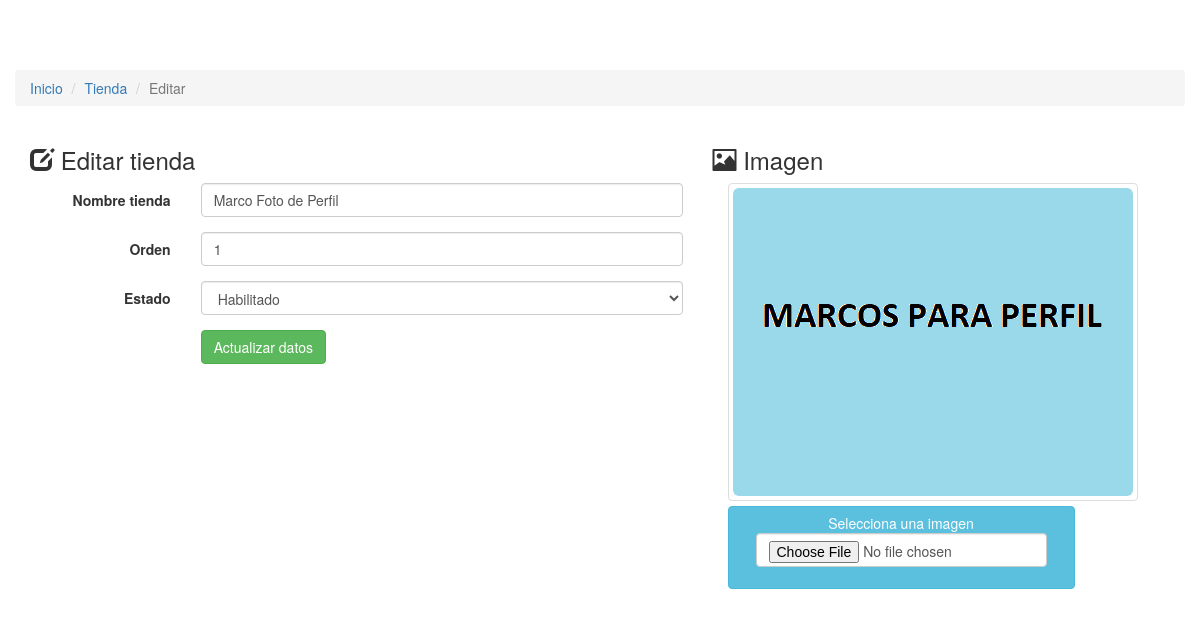
The app's page /admin/edit_tienda.php?id=1 with its own data.
### tables this page shows
CREATE TABLE `tienda` (
  `idtienda` int(11) NOT NULL,
  `nombre_tienda` varchar(255) NOT NULL,
  `imagen_tienda` varchar(255) NOT NULL,
  `idestado` int(99) NOT NULL,
  `orden` int(99) NOT NULL
);

CREATE TABLE `estados` (
  `idestado` int(11) NOT NULL,
  `descripcion` varchar(99) NOT NULL
);

### admin/edit_tienda.php (the view, shortened to what this page needs)
<?php
include ("../conexion.php");
$SELECT=mysqli_query($conexion, "SELECT * FROM estados");
$idtienda=$_GET['id'];
$sql=mysqli_query($conexion,"SELECT * FROM tienda WHERE idtienda='$idtienda' limit 0,1");
while($rw=mysqli_fetch_array($sql)){
$nombre_tienda=$rw['nombre_tienda'];
$imagen_tienda=$rw['imagen_tienda'];
$orden=$rw['orden'];
$idestado=$rw['idestado'];
}
?>
<!DOCTYPE html>
<html lang="en">
  <head>
	<link rel="stylesheet" href="https://maxcdn.bootstrapcdn.com/bootstrap/3.3.5/css/bootstrap.min.css">
    <link href="css/navbar-fixed-top.css" rel="stylesheet">
	<link href="css/preview-image.css" rel="stylesheet">
  </head>
  <body>
    <div class="container">
      <div class="row">
	   <ol class="breadcrumb">
		  <li><a href="../inicio.php">Inicio</a></li>
		  <li><a href="redeslist.php">Tienda</a></li>
		  <li class="active">Editar</li>
		</ol>
		 <div class="col-md-7">
		 <h3 ><span class="glyphicon glyphicon-edit"></span> Editar tienda</h3>
		 <form action="abm_tienda.php" class="form-horizontal"  method="POST" enctype="multipart/form-data">
			  <div class="form-group">
				<label for="nombre_tienda" class="col-sm-3 control-label">Nombre tienda</label>
				<div class="col-sm-9">
				  <input type="text" class="form-control" id="nombre_tienda" value="<?php echo $nombre_tienda;?>" required name="nombre_tienda">
				</div>
			  </div>
			  <div class="form-group">
				<label for="orden" class="col-sm-3 control-label">Orden</label>
				<div class="col-sm-9">
				  <input type="number" class="form-control" id="orden" name="orden" value="<?php echo $orden;?>">
				</div>
			  </div>
			  <div class="form-group">
				<label for="idestado" class="col-sm-3 control-label">Estado</label>
				<div class="col-sm-9">
				<select class="form-control" id="estado" required name="estado">
					<?php
					while($r=mysqli_fetch_array($SELECT)){
					?>
					<option value="<?php echo $r['idestado'];?>" <?php  if($idestado==$r['idestado']){ echo'selected';}?>>  <?php echo $r['descripcion'] ?>  </option>
					<?php
					}
				?>
				 </select>
				</div>
			  </div>
			  <div class="form-group">
				<div class="col-sm-offset-3 col-sm-9">
				  <button name="update" id="update" value="update" type="submit" class="btn btn-success">Actualizar datos</button>
				</div>
			  </div>
		</div>
		<div class="col-md-5">
		 <h3 ><span class="glyphicon glyphicon-picture"></span> Imagen</h3>
			<div class="form-group">
				<div class="col-sm-12">
				 <div class="fileinput fileinput-new" data-provides="fileinput">
								  <div class="fileinput-new thumbnail" style="max-width: 100%;" >
									  <img class="img-rounded" src="../img/tienda/<?php echo $imagen_tienda;?>" />
								  </div>
								  <div>
									<span class="btn btn-info btn-file"><span class="fileinput-new">Selecciona una imagen</span>
									<div class="form-row">
                                	<div class="form-group col-md-12">
                                     <input type="file" name="imagen" class="form-control" id="imagen" >
                                	</div>
                        			</div>
								  </div>
					</div>
				</div>
			  </div>
		</div>
    </div>
	</div>
  </body>
</html>

### admin/css/navbar-fixed-top.css (style rules this page uses)
body { min-height: 200px; padding-top: 70px; }

### admin/css/preview-image.css (style rules this page uses)
.btn-file { position: relative; overflow: hidden; vertical-align: middle; }
.fileinput { display: inline-block; margin-bottom: 9px; }
.fileinput .form-control { display: inline-block; padding-top: 7px; padding-bottom: 5px; margin-bottom: 0; vertical-align: middle; cursor: text; }
.fileinput .thumbnail { display: inline-block; margin-bottom: 5px; overflow: hidden; text-align: center; vertical-align: middle; }
.fileinput .thumbnail > img { max-height: 100%; }
.fileinput .btn { vertical-align: middle; }

### records on screen
tienda: nombre_tienda "Marco Foto de Perfil", orden "1", estado "Habilitado", imagen_tienda (picture)
